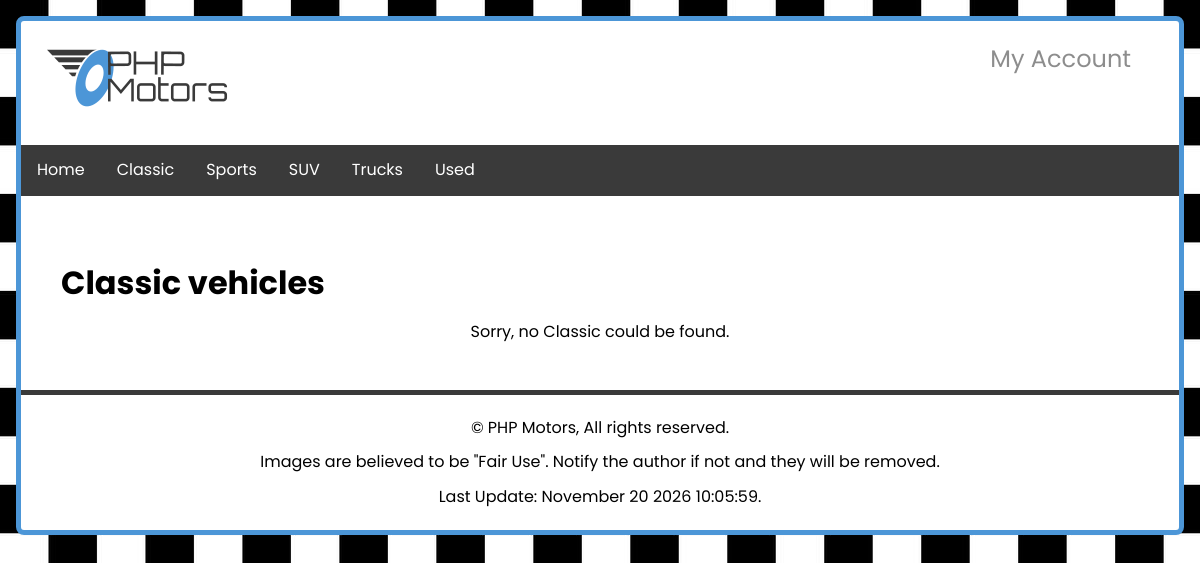
/vehicles/?action=classification&classificationName=Classic, run on an earlier commit of the app's database.
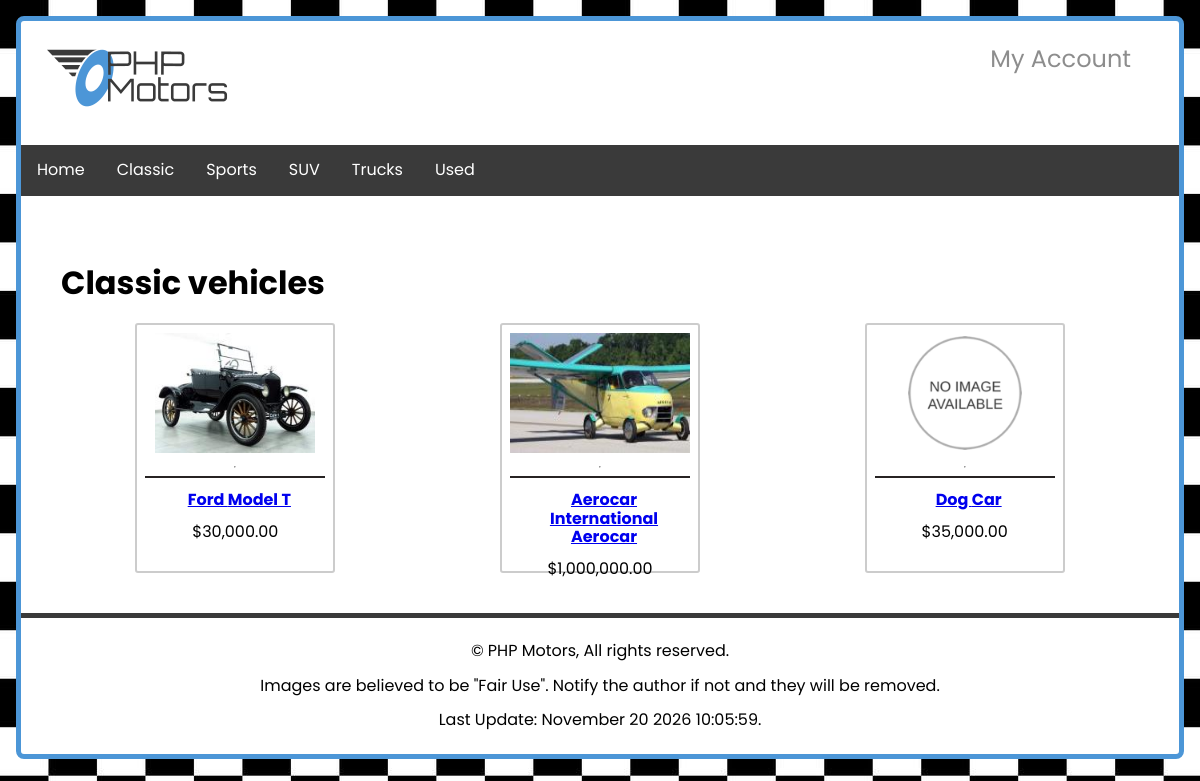
And on a later commit of the database.
### tables this page shows
CREATE TABLE `carclassification` (
  `classificationId` int NOT NULL,
  `classificationName` varchar(30) NOT NULL
);

CREATE TABLE `images` (
  `imgId` int NOT NULL,
  `invId` int NOT NULL,
  `imgName` varchar(100) NOT NULL,
  `imgPath` varchar(150) NOT NULL,
  `imgDate` timestamp NOT NULL DEFAULT CURRENT_TIMESTAMP,
  `imgPrimary` tinyint(1) NOT NULL DEFAULT '0'
);

CREATE TABLE `inventory` (
  `invId` int NOT NULL,
  `invMake` varchar(30) NOT NULL,
  `invModel` varchar(30) NOT NULL,
  `invDescription` text NOT NULL,
  `invImage` varchar(50) NOT NULL,
  `invThumbnail` varchar(50) NOT NULL,
  `invPrice` decimal(10,0) NOT NULL,
  `invStock` smallint NOT NULL,
  `invColor` varchar(20) NOT NULL,
  `classificationId` int NOT NULL
);

### model/main-model.php (called while the page is built, shortened)
<?php
function getClassifications() {
  $db = phpmotorsConnect();
  $sql = 'SELECT classificationId, classificationName FROM carclassification ORDER BY classificationName ASC';
  $stmt = $db->prepare($sql);
  $stmt->execute();
  $classifications = $stmt->fetchAll();
  return $classifications;
}
?>

### model/vehicles-model.php (called while the page is built, shortened)
<?php
function getVehiclesByClassification($classificationName) {
  $db = phpmotorsConnect();
  $sql = "SELECT * FROM inventory JOIN images ON inventory.invId = images.invId WHERE images.imgPrimary = 1 AND images.imgName LIKE '%-tn.%' AND inventory.classificationId IN (SELECT classificationId FROM carclassification WHERE classificationName = :classificationName)";
  $stmt = $db->prepare($sql);
  $stmt->bindValue(':classificationName', $classificationName, PDO::PARAM_STR);
  $stmt->execute();
  $vehicles = $stmt->fetchAll(PDO::FETCH_ASSOC);
  return $vehicles;
}
?>

### library/functions.php (the view, shortened to what this page needs)
<?php
function navList($classifications){
  $navList = '<ul class="nav">';
  $navList .= "<li><a href='/phpmotors/index.php' title='View the PHP Motors home page'>Home</a></li>";
  foreach ($classifications as $classification) {
    $navList .= "<li><a href='/phpmotors/vehicles/?action=classification&classificationName="  .urlencode($classification['classificationName'])."' title='View our $classification[classificationName] lineup of vehicles'>$classification[classificationName]</a></li>";
  }
  $navList .= '</ul>';
  return $navList;
}
 function buildVehiclesDisplay($vehicles) {
  $dv = '<ul id="inv-display">';
  foreach ($vehicles as $vehicle) {
      $dv .= '<li class="car-list">';
      $dv .= '<div class="car-image">';
      $dv .= "<a href='/phpmotors/vehicles/?action=details&invId=$vehicle[invId]' title='$vehicle[invModel] Details'>";
      $dv .= "<img src='$vehicle[invThumbnail]' alt='Image of $vehicle[invMake] $vehicle[invModel] on phpmotors.com'>";
      $dv .= '</a>';
      $dv .= '</div>';
      $dv .= '<hr>';
      $dv .= '<div class="infoCar">';
      $dv .= "<a  href='/phpmotors/vehicles/?action=details&invId=$vehicle[invId]' title='$vehicle[invModel] Details'>";
      $dv .= "<h2>$vehicle[invMake] $vehicle[invModel]</h2>";
      $dv .= '</a>';
      $dv .= '<span>$' . number_format($vehicle['invPrice'], 2) . '</span>';
      $dv .= '</div>';
      $dv .= '</li>';
  }
  $dv .= '</ul>';
  return $dv;
}
?>

### vehicles/index.php (shortened to what this page needs)
<?php
require_once '../model/main-model.php';
require_once '../model/vehicles-model.php';
require_once '../library/functions.php';
$classifications = getClassifications();
$navList = navList($classifications);
$action = filter_input(INPUT_POST, 'action');
if ($action == NULL) {
  $action = filter_input(INPUT_GET, 'action');
}
switch ($action) {
  case 'classification':
      $classificationName = filter_input(INPUT_GET, 'classificationName', FILTER_SANITIZE_STRING);
      $vehicles = getVehiclesByClassification($classificationName);
      if(!count($vehicles)){
       $message = "<p class='notice'>Sorry, no $classificationName could be found.</p>";
      } else {
       $vehicleDisplay = buildVehiclesDisplay($vehicles);
      }
      include '../view/classification.php';
      break;
}

### view/classification.php (shortened to what this page needs)
<!DOCTYPE html>
<html lang="en">
<head>
  <link rel="stylesheet" href="https://cdnjs.cloudflare.com/ajax/libs/normalize/8.0.1/normalize.min.css">
  <link rel="stylesheet" href="../css/small.css">
  <link rel="stylesheet" href="../css/medium.css">
  <link rel="stylesheet" href="../css/large.css">
</head>
<body>
  <div id="content">
  <header>
    <?php require $_SERVER['DOCUMENT_ROOT'].'/phpmotors/snippets/header.php'; ?>
  </header>
  <nav>
     <?php
       echo $navList;
      ?>
    </nav>
  <main>
  <h1><?php echo $classificationName; ?> vehicles</h1>
    <?php if(isset($message)){
      echo $message; }
      ?>
      <?php if(isset($vehicleDisplay)){
      echo $vehicleDisplay;
      } ?>
  </main>
  <footer>
  <?php require $_SERVER['DOCUMENT_ROOT'].'/phpmotors/snippets/footer.php'; ?>
  </footer>
  </div>
</body>
</html>

### snippets/header.php
<div id="top-header">
  <div class="img-logo">
  <img src="/phpmotors/images/site/logo.png" alt="PHP Motors logo"  id="logo">
  </div>
  <div id="login">
  <? if(!$_SESSION['loggedin'] || !isset($_SESSION['clientData'])){ ?>
                <a href="/phpmotors/accounts/?action=login" title="Login or Sign Up">My Account</a>
            <? } else { ?>
                <a href="/phpmotors/accounts/" title="View Account">Welcome <? echo $_SESSION['clientData']['clientFirstname']; ?></a> | <a href="/phpmotors/accounts/?action=Logout" title="Logout">Logout</a>
            <? } ?>
</div>
</div>

### snippets/footer.php
<p>&copy; PHP Motors, All rights reserved.</p>
<p>Images are believed to be "Fair Use". Notify the author if not and they will be removed.</p>
<p>Last Update: <?php echo date('F d Y H:i:s.',getlastmod()); ?></p>

### css/small.css (style rules this page uses)
html { box-sizing: border-box; }
*, *:before, *:after { box-sizing: inherit; }
#inv-display { margin: 0; padding: 0; display: flex; flex-direction: column; justify-content: center; }
.car-image { display: flex; justify-content: center; }
#inv-display li { margin-bottom: .5em; border: 2.5px #ccc solid; list-style-type: none; flex: 1 1 auto; border-radius: 3px; padding: 0.5em; text-align: center; }
#inv-display li img { max-width: 100%; height: 120px; }
body { font-family: 'Poppins', sans-serif; background-image: url("../images/site/small_check.jpg"); }
#content { background-color: white; border: 5px solid #4c96d7; border-radius: 0.5rem; }
h1, h2 { font-size: 1.5rem; margin-left: 0.5rem; }
ul.nav { background-color: #3a3a3a; list-style: none; display: flex; flex-direction: row; padding: 1rem 0; }
nav ul li a { color: white; text-decoration: none; padding: 1rem 0; margin: 0 0.25rem; }
footer { text-align: center; border-top: 5px solid #3a3a3a; padding: 0.5rem; }
header { padding: 1rem; }
#login a { text-decoration: none; color: #8d8d8d; }
#login { text-decoration: none; color: #8d8d8d; font-size: 1rem; }
#top-header { display: flex; flex-direction: row; justify-content: space-between; align-items: center; }
main > p { text-align: center; }

### css/medium.css (style rules this page uses)
@media only screen and (min-width: 35rem) { body { padding: 1rem; } }
@media only screen and (min-width: 35rem) { h1 { font-size: 2rem; } }
@media only screen and (min-width: 35rem) { main { padding: 2rem; } }
@media only screen and (min-width: 35rem) { #login { margin-right: 2rem; margin-top: -2rem; text-decoration: none; color: #8d8d8d; font-size: 1.5rem; } }
@media only screen and (min-width: 35rem) { #inv-display { justify-content: space-around; flex-direction: row; } }
@media only screen and (min-width: 35rem) { #inv-display h2 { font-size: 1rem; } }
@media only screen and (min-width: 35rem) { #inv-display li { max-width: 200px; flex: 1 0 auto; text-align: center; height: 250px; display: flex; flex-direction: column; justify-content: space-between; } }
@media only screen and (min-width: 35rem) { #inv-display div { width: 100%; } }
@media only screen and (min-width: 35rem) { .infoCar { border-top: 2px solid rgb(39, 35, 35); height: 100px; } }
@media only screen and (min-width: 35rem) { .car-list { border-radius: 2px; } }

### css/large.css (style rules this page uses)
@media only screen and (min-width: 62rem) { #content { max-width: 1200px; margin: 0 auto; } }
@media only screen and (min-width: 62rem) { nav ul li a { color: white; text-decoration: none; padding: 1rem 0; margin: 0 1rem; } }
@media only screen and (min-width: 62rem) { #inv-display h2 { font-size: 1rem; } }
@media only screen and (min-width: 62rem) { #inv-display li { max-width: 200px; flex: 1 0 auto; text-align: center; height: 250px; display: flex; flex-direction: column; justify-content: space-between; } }
@media only screen and (min-width: 62rem) { #inv-display div { width: 100%; } }

What changed in the data, as far as the page shows it:
added images: invId.invThumbnail (picture), invId.invMake "Ford", invId.invModel "Model T", invId.invPrice "30,000.00"
added images: invId.invThumbnail (picture), invId.invMake "Aerocar International", invId.invModel "Aerocar", invId.invPrice "1,000,000.00"
added images: invId.invThumbnail (placeholder picture), invId.invMake "Dog", invId.invModel "Car", invId.invPrice "35,000.00"
Also different on the page:
$classificationName: "Classic" → (not shown)
text no longer shown: "Sorry, no could be found."
